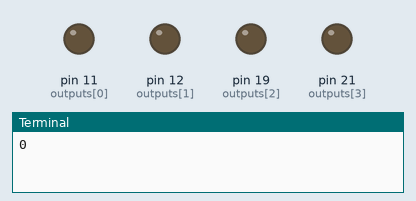
A program run on a simulated Raspberry Pi (header pin numbers). Parts: output pins drawn as LEDs (lit = HIGH), the last lines printed to the terminal.

Above: at 0.5 s.
At 2.5 s:
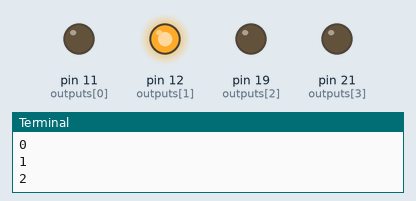
At 4.5 s:
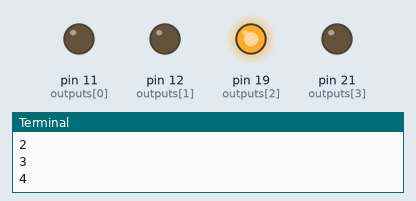
At 9.5 s:
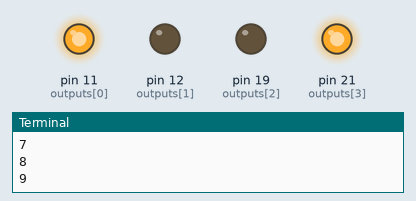
At 14.5 s:
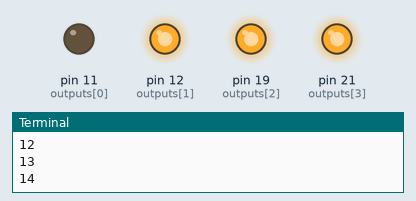
At 19.5 s:
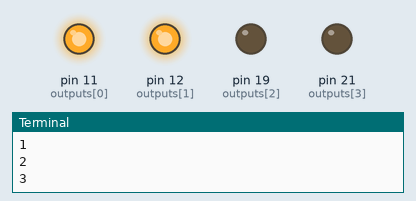
Timing chart, 0 to 20.8 s (numbered marks = the images above):
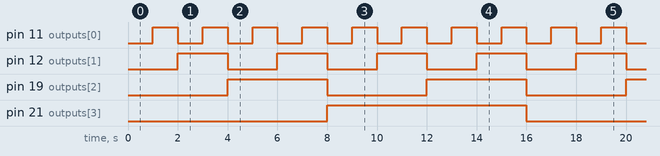

Measured:
- by itself, pin 11 (outputs[0]): alternates HIGH for 1.0 s and LOW for 1.0 s
- by itself, pin 12 (outputs[1]): alternates HIGH for 2.0 s and LOW for 2.0 s
- by itself, pin 19 (outputs[2]): alternates HIGH for 4.0 s and LOW for 4.0 s
- by itself, pin 21 (outputs[3]): alternates HIGH for 8.0 s and LOW for 8.0 s

The program:

7seg.py
```python
# 7 segment display counter driver
import time
import RPi.GPIO as gpio

def bit(value, bit_index):
    return (value >> bit_index) & 1

outputs = (11, 12, 19, 21)

gpio.setmode(gpio.BOARD)
gpio.setup(outputs, gpio.OUT)

def run():
    counter = 0
    while True:
        print(counter)
        for i in range(4):
            gpio.output(outputs[i], bit(counter, i))

        time.sleep(1)

        counter += 1

        if counter > 15:
            counter = 0

try:
    run()
finally:
    gpio.cleanup()
```
